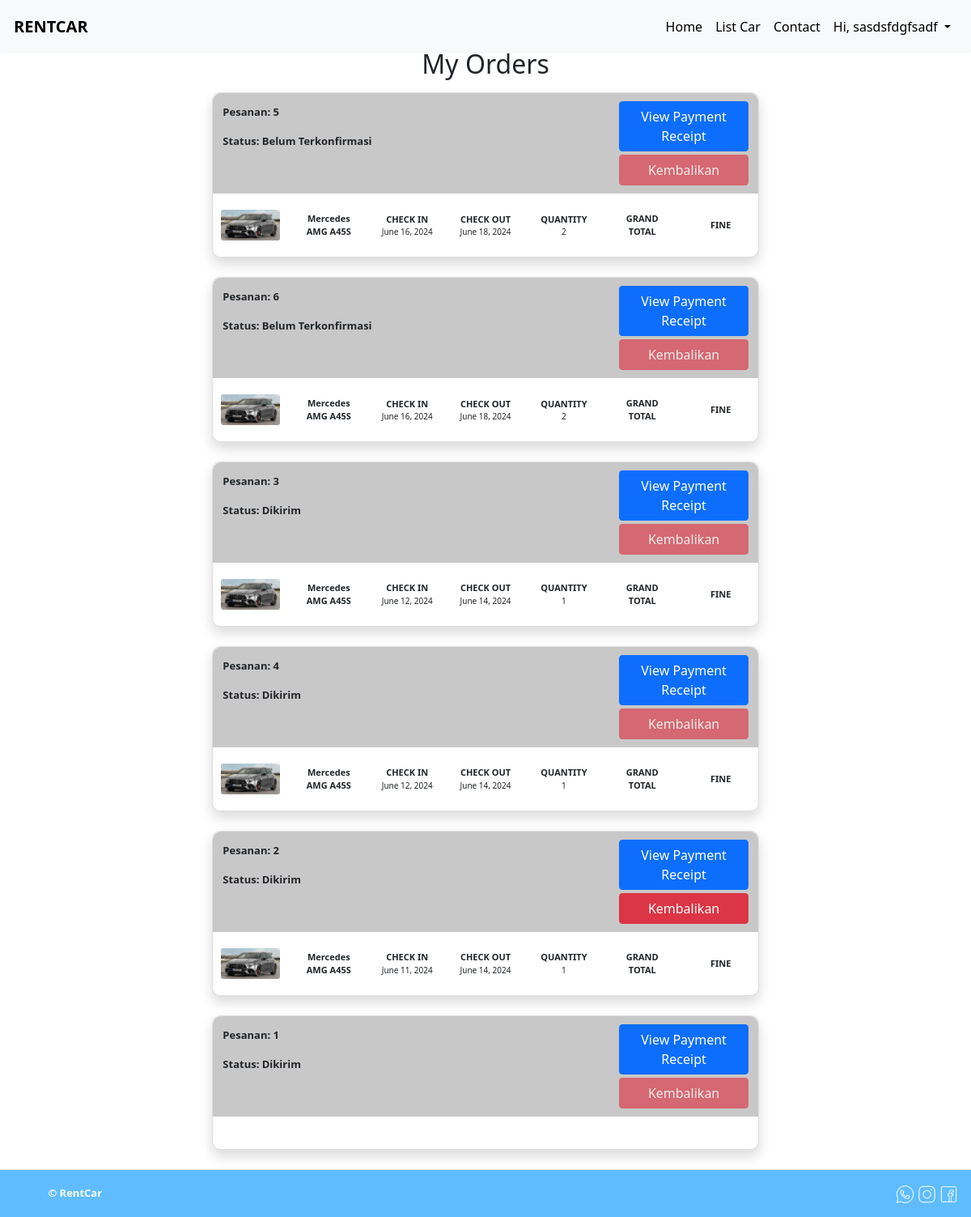
The page /pesanan/my-order/ (signed in) on the database as committed earlier.
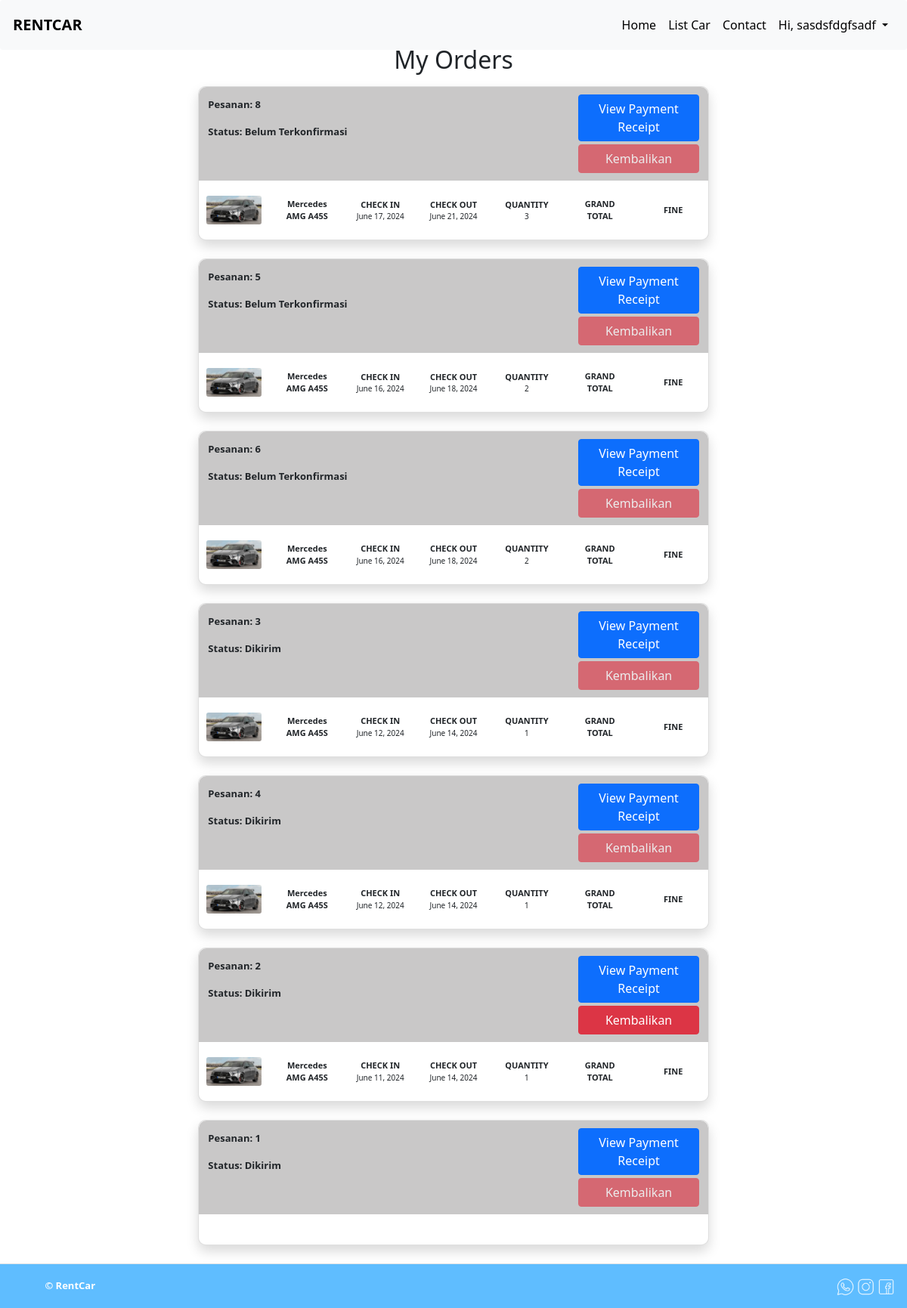
The same page on the database as committed later.
### pesanan/models.py (models this page shows, shortened)
class Order(models.Model):
    id_user = models.ForeignKey(User, on_delete=models.CASCADE)
    start_date = models.DateField()
    end_date = models.DateField()
    grand_total = models.BigIntegerField()
    STATUS_CHOICES = (
        ("Belum Terkonfirmasi", "Belum Terkonfirmasi"),
        ("Terkonfirmasi", "Terkonfirmasi"),
        ("Dikirim", "Dikirim"),
    )
    status = models.CharField(max_length=20, choices=STATUS_CHOICES)
    payment_receipt_image_path = models.ImageField(upload_to="images/")
    photo_kk = models.ImageField(upload_to="images/")
    photo_ktp = models.ImageField(upload_to="images/")
    telephone = models.IntegerField()
    address = models.TextField()
    created_at = models.DateField(auto_now_add=True)
    updated_at = models.DateTimeField(auto_now=True)
    fine = models.BigIntegerField(default=0)

class OrderItem(models.Model):
    id_order = models.ForeignKey(Order, on_delete=models.CASCADE)
    id_mobils = models.ForeignKey(Mobils, on_delete=models.CASCADE)
    quantity = models.IntegerField()
    created_at = models.DateField(auto_now_add=True)
    updated_at = models.DateTimeField(auto_now=True)

### mobil/models.py (models this page shows, shortened)
class Mobils(models.Model):
    TRANSMISSION = [
        ('Manual', 'Manual'),
        ('Automatic', 'Automatic'),
    ]
    TYPE_CAR = [
        ('Convertible','Convertible'),
        ('Coupe','Coupe'),
        ('Sedan','Sedan'),
        ('Hatchback','Hatchback'),
        ('SUV','SUV'),
        ('MPV','MPV'),
    ]
    name = models.CharField(max_length=100)
    stock = models.PositiveIntegerField()
    image1 = models.ImageField(upload_to="images/")
    image2 = models.ImageField(upload_to="images/")
    image3 = models.ImageField(upload_to="images/")
    pricePerDay = models.IntegerField()
    transmission = models.CharField(max_length=10, choices=TRANSMISSION)
    typeCar = models.CharField(max_length=20, choices=TYPE_CAR)
    description = models.CharField(max_length=150)
    seat = models.CharField(max_length=10)
    created_at = models.DateTimeField(auto_now_add=True)
    updated_at = models.DateTimeField(auto_now=True)

### pesanan/views.py (the view)
# urls.py: path('my-order/', views.MyOrder, name="MyOrder"),
@login_required
def MyOrder(request):
    current_user = request.user
    if not request.user.is_authenticated:
        return redirect("user:loginUser")
    orders = Order.objects.filter(id_user=current_user).order_by('-start_date')
    for order in orders:
        order.grand_total = currency(order.grand_total)
        order.fine = currency(order.fine)
        order.items = OrderItem.objects.filter(id_order=order).select_related('id_mobils')
    return render(request, 'user/pesananSaya.html', {'orders': orders, 'current_user': current_user})

### utils/currency.py (called while the page is built)
def currency(amount):
    try:
        amount = Decimal(amount)
        return format_currency(amount, 'IDR', locale='id_ID')
    except (InvalidOperation, TypeError, ValueError):
        return "Invalid amount"

### templates/user/pesananSaya.html (shortened to what the changed rows need)
{% extends '../base.html' %}
{% load static %}
{% block headers %}
<link rel="stylesheet" href="{% static 'css/user/pesananSaya.css' %}">
{% endblock headers %}
{% block contents %}
<main class="container-fluid" style="margin-top:5%">
        {% if orders %}
        <div class="row d-flex justify-content-center">
        <h2 class="text-center mb-3 ">My Orders</h2>
        {% for order in orders %}
        <div class="col-md-7 mb-4 ">
            <div class="card shadow">
                <div class="cardbody">
                    <div class="header row d-flex justify-content-between ">
                        <div class="col-4 mt-1">
                            <p class="card-text">Pesanan: {{ order.id }}</p>
                            <p class="card-text">Status: {{ order.status }}</p>
                        </div>
                        <div class="col-4 text-end">
                            {% if order.payment_receipt_image_path %}
                            <button type="button" class="btn shadow-none btn-primary button-side-top mb-1" data-bs-toggle="modal" data-bs-target="#receiptModal{{ order.id }}">
                                View Payment Receipt
                            </button>
                            {% else %}
                            <p class="card-text">No payment receipt available.</p>
                            {% endif %}
                            {% if order.returnorder_set.last.status == "Dikembalikan" %}
                            <button type="button" class="btn shadow-none btn-danger button-side-top disabled">Kembalikan</button>
                            {% else %}
                            {% if order.status == "Belum Terkonfirmasi" %}
                            <button type="button" class="btn shadow-none btn-danger button-side-top disabled">Kembalikan</button>
                            {% elif order.status == "Terkonfirmasi" %}
                            <button type="button" class="btn shadow-none btn-danger button-side-top disabled">Kembalikan</button>
                            {% else %}
                            <button type="button" class="btn shadow-none btn-danger button-side-top" data-bs-toggle="modal" data-bs-target="#returnModal{{ order.id }}">Kembalikan</button>
                            {% endif %}
                            {% endif %}
                        </div>
                    </div>
                    <div class="row body-value d-flex justify-content-between align-items-center">
                        {% for item in order.items %}
                        <div class="col text-center">
                            <img src="{{ item.id_mobils.image1.url }}" class="card-img" alt="{{ item.id_mobils.name }}">
                        </div>
                        <div class="col text-center">
                            <div class="col header-card">{{ item.id_mobils.name }}</div>
                        </div>
                        <div class="col text-center">
                            <div class="col header-card">CHECK IN</div>
                            <div class="col value-card">{{ order.start_date }}</div>
                        </div>
                        <div class="col text-center">
                            <div class="col header-card">CHECK OUT</div>
                            <div class="col value-card">{{ order.end_date }}</div>
                        </div>
                        <div class="col text-center">
                            <div class="col header-card">QUANTITY</div>
                            <div class="col value-card">{{ item.quantity }}</div>
                        </div>
                        <div class="col text-center">
                            <div class="col header-card">GRAND TOTAL</div>
                        </div>
                        <div class="col text-center">
                            <div class="col header-card">FINE</div>
                        </div>
                        {% endfor %}
                    </div>
                </div>
            </div>
        </div>
    {% endfor %}
        </div>
        {% else %}
        <p class="text-center">You have no orders.</p>
        {% endif %}
    </main>
    {% endblock contents %}

Rows that differ between the two databases and show on the page:
added Order: id "8", status "Belum Terkonfirmasi", shows "Kembalikan", start_date "June 17, 2024", end_date "June 21, 2024"
added OrderItem: id_mobils.image1 (picture), id_mobils.name "Mercedes AMG A45S", quantity "3", shown under "8"
